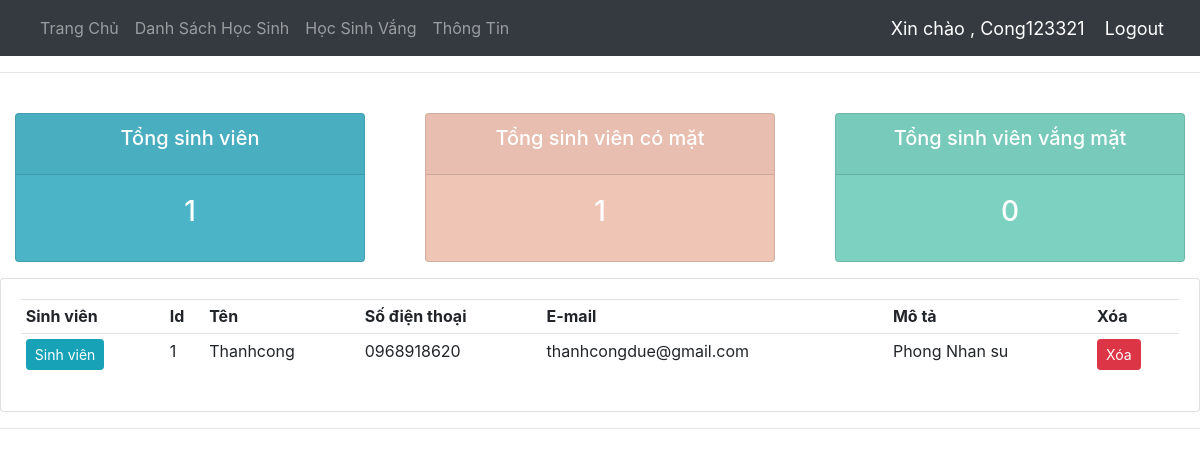
The page /all_students/ (signed in) on the database its author committed.
### face_rec/models.py (models this page shows, shortened)
class student_profile(models.Model):
    user=models.OneToOneField(User,null=True,blank=True,on_delete=models.CASCADE)
    student_id = models.CharField(primary_key=True,max_length=20)
    name = models.CharField(max_length=50)
    address = models.CharField(max_length = 100)
    phone = models.CharField(max_length =  50)
    email = models.CharField(max_length = 50)
    description = models.CharField(max_length = 200)
    mark = (
            ('Absent', 'Absent'),
            ('Present', 'Present'),
            )
    attendance = models.CharField(max_length=20,default='Absent', choices=mark)
    profile_pic=models.ImageField(default="static/images/nobody.jpg")

### face_rec/decorators.py (the view)
		def wrapper_func(request,*args,**kwargs):
			group=None
			if request.user.groups.exists():
				group=request.user.groups.all()[0].name
			if group in allowed_roles:
				return view_func(request,*args,**kwargs)
			else:
				return HttpResponse('You are Not Authorized To View This Page')

### face_rec/views.py (called while the page is built)
@login_required(login_url='login')
@allowed_users(allowed_roles=['teacher','admin'])
def all_students(request):
    student=student_profile.objects.all()
    total_students_absent=student_profile.objects.filter(attendance='Absent').count()
    total_students_present=student_profile.objects.filter(attendance='Present').count()
    total_students=student_profile.objects.count()
    context={'student':student,'total_students':total_students,'total_students_present':total_students_present,'total_students_absent':total_students_absent}
    return render(request,'face_rec/total.html',context)

### face_rec/templates/face_rec/total.html
{% extends 'face_rec/main.html' %}
{% block content %}
{% include 'face_rec/status.html' %}
<div class="row">
    <div class="col-md">
        <div class="card card-body">
            <table class="table table-sm">
                <tr>
                    <th>Sinh viên</th>
                    <th>Id</th>
                    <th>Tên</th>
                    <th>Số điện thoại</th>
                    <th>E-mail</th>
                    <th>Mô tả</th>
                    <th>Xóa</th>
                </tr>
                {% for students in student %}
                    <tr>
                        <td><a class="btn btn-sm btn-info" href="{% url 'profile' students.student_id %}">Sinh viên</a></td>
                        <td>{{students.student_id}}</td>
                        <td>{{students.name}}</td>
                        <td>{{students.phone}}</td>
                        <td>{{students.email}}</td>
                        <td>{{students.description}}</td>
                        <td><a class="btn btn-sm btn-danger" href="{% url 'delete' students.student_id %}">Xóa</a></td>
                    </tr>
                {% endfor %}
            </table>
        </div>
    </div>
</div>
{% endblock content %}

### face_rec/templates/face_rec/navbar.html (shortened to what this page needs)
{% load static %}
<nav class="navbar navbar-expand-lg navbar-dark bg-dark">
  	<div class="collapse navbar-collapse" id="navbarNav">
    	<ul class="navbar-nav">
      		<li class="nav-item">
        		<a class="nav-link" href="{% url 'home' %}">Trang Chủ</a>
      		</li>
      		<li class="nav-item">
        		<a class="nav-link" href="{% url 'all_students' %}">Danh Sách Học Sinh</a>
      		</li>
          <li class="nav-item">
            <a class="nav-link" href="{% url 'absent_students' %}">Học Sinh Vắng</a>
          </li>
          <li class="nav-item">
            <a class="nav-link" href="{% url 'about' %}">Thông Tin</a>
          </li>
    	</ul>
  	</div>
  <span class="hello-msg">Xin chào , {{request.user}}</span>
  <span><a class="hello-msg" href="{% url 'logout' %}">  Logout</a></span>
</nav>

### face_rec/templates/face_rec/main.html (style rules this page uses)
body { background-color: #ebeff5; }

### face_rec/templates/face_rec/navbar.html (style rules this page uses)
.hello-msg { font-size:18px; color:#fff; margin-right:20px; }

### rows shown on the page
student_profile: student_id "1", name "Thanhcong", phone "0968918620", email "thanhcongdue@gmail.com", description "Phong Nhan su"

### other values the page prints
{{ request.user }} "Cong123321"
{{ total_students }} "1"
{{ total_students_present }} "1"
{{ total_students_absent }} "0"
